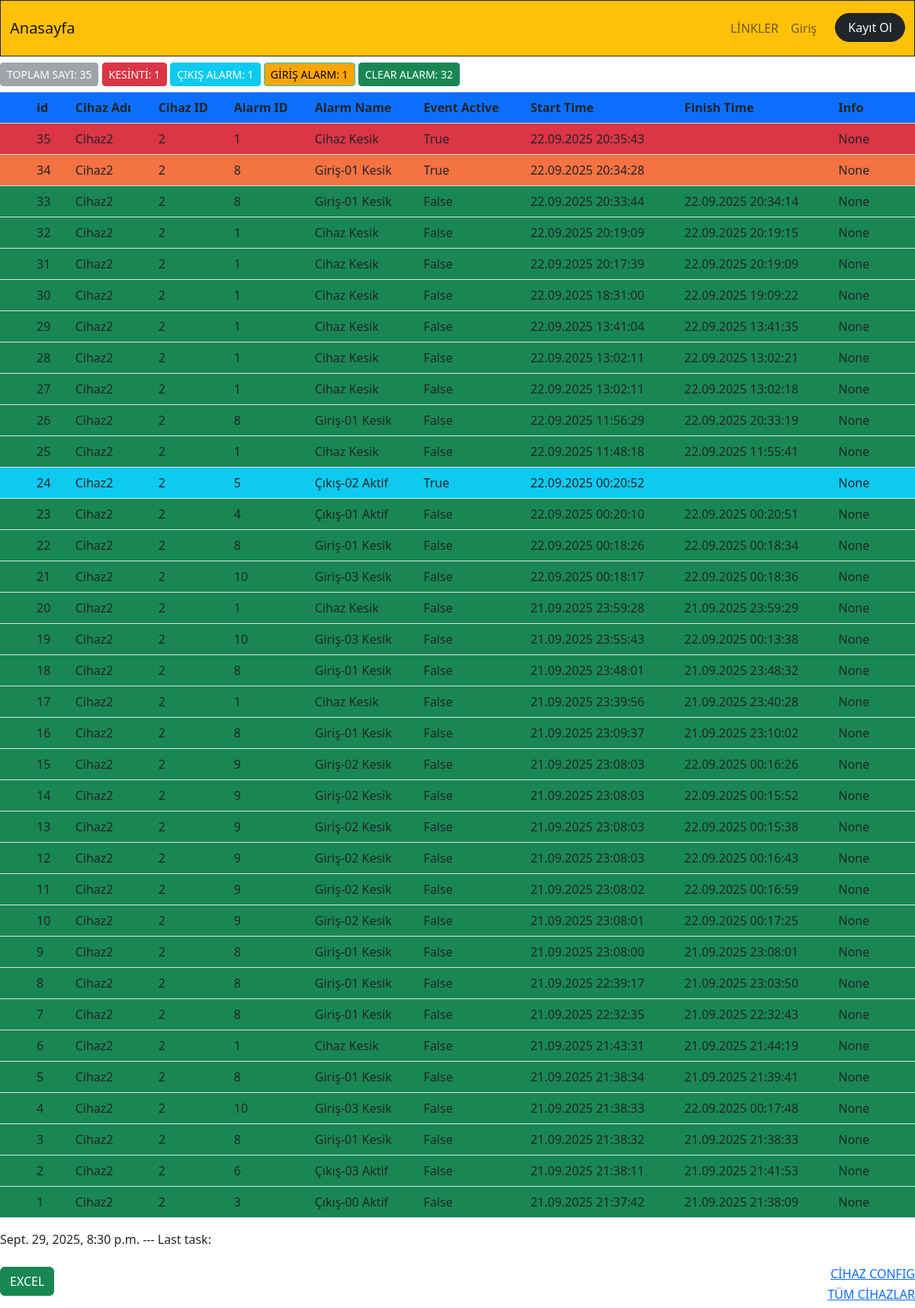
The page /scheduler_cihaz on the database as committed earlier.
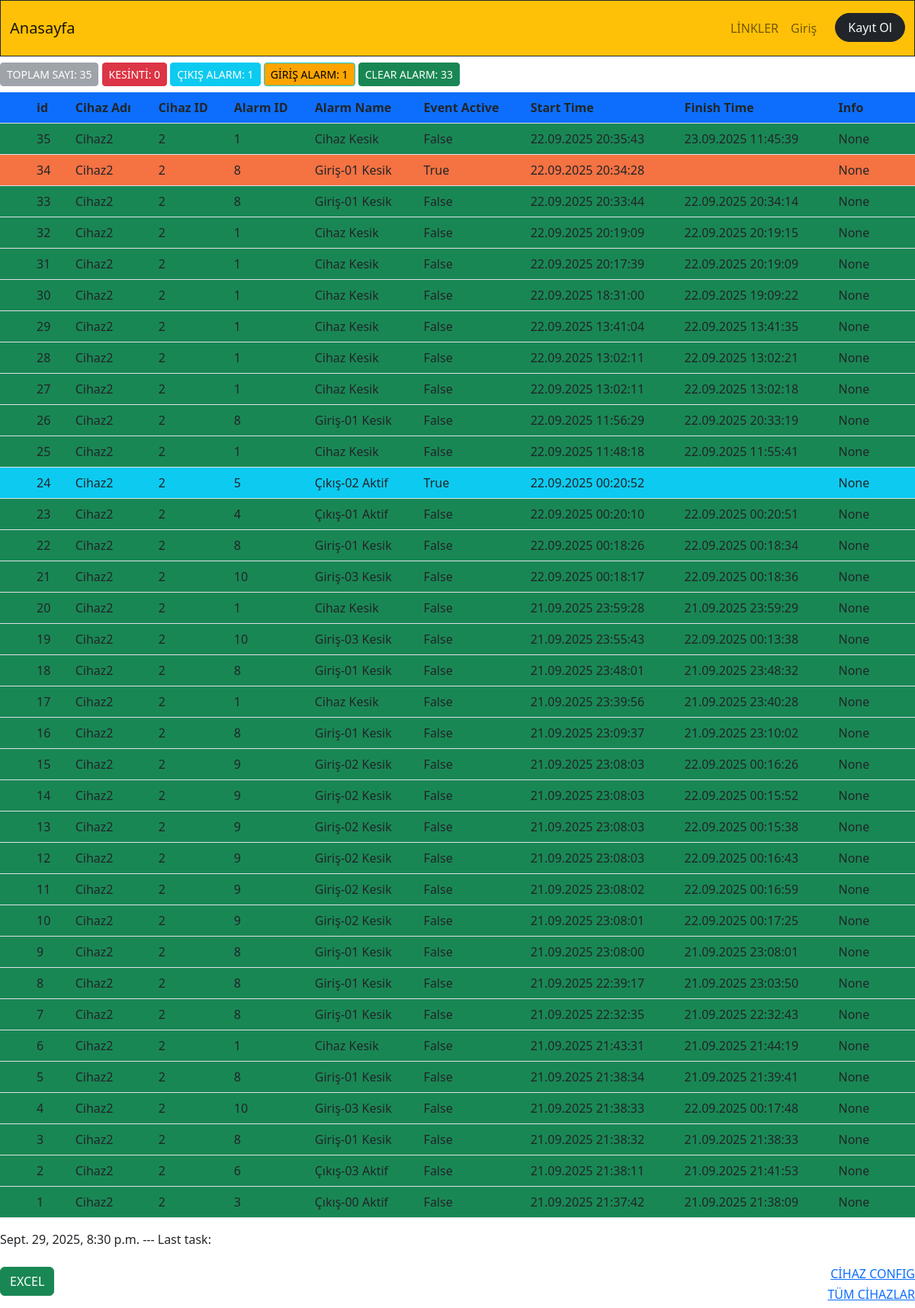
The same page on the database as committed later.
### app_monitor/models.py (models this page shows, shortened)
class Event(models.Model):
    id=models.BigAutoField(primary_key=True,db_column='ID')
    device_id=models.ForeignKey(Device,on_delete=models.CASCADE,null=True, blank=True)
    device_name=models.CharField(blank=True,null=True, max_length=50)
    alarm_id=models.ForeignKey(Alarm,on_delete=models.CASCADE,null=True, blank=True)
    alarm_name=models.CharField(blank=True,null=True, max_length=50)
    event_active=models.BooleanField(default=True) #alarm devam ediyor mu?  241225
    start_time=models.DateTimeField(blank=True,null=True)
    finish_time=models.DateTimeField(blank=True,null=True)
    info=models.CharField(blank=True,null=True, max_length=50)

class Device(models.Model):
    device_id=models.IntegerField(primary_key=True,db_column='ID')
    device_name=models.CharField(blank=True,null=True, max_length=20)
    device_ip=models.CharField(blank=True,null=True, max_length=20)
    device_port=models.IntegerField(blank=True,null=True)
    device_function=models.CharField(blank=True,null=True, max_length=20)
    device_state=models.BooleanField(blank=True,null=True,default=False) #241225
    def __str__(self):
        return(f"{self.device_id}")

class Alarm(models.Model):
    id=models.BigAutoField(primary_key=True,db_column='ID')
    alarm_id=models.IntegerField(blank=True,null=True)
    alarm_name=models.CharField(blank=True,null=True, max_length=50)
    def __str__(self):
        return f"{self.alarm_id}"

### app_monitor/views.py (the view)
# urls.py: path('scheduler_cihaz',scheduler_cihaz,name="scheduler_cihaz"),
def scheduler_cihaz(request):
    print("SCHEDULER_CIHAZ GIRDI...")
    datetime_now=datetime.now()
    devices_all=Device.objects.all()
    events=Event.objects.all()[::-1]
    for device in devices_all:
        pass
    events=Event.objects.all()[::-1][:50]
    events_total_count=Event.objects.all().count()
    events_alarm1_count=Event.objects.filter(alarm_id=1).filter(event_active=True).count()
    events_alarm2_count=Event.objects.filter(Q(alarm_id=2)|Q(alarm_id=3)|Q(alarm_id=4)|Q(alarm_id=5)|Q(alarm_id=6)).filter(event_active=True).count()
    events_alarm3_count=Event.objects.filter(Q(alarm_id=7)|Q(alarm_id=8)|Q(alarm_id=9)|Q(alarm_id=10)).filter(event_active=True).count()
    events_clear_count=Event.objects.filter(event_active=False).count()
    context=dict(
        events=events,
        events_total_count=events_total_count,
        events_alarm1_count=events_alarm1_count,
        events_alarm2_count=events_alarm2_count,
        events_alarm3_count=events_alarm3_count,
        events_clear_count=events_clear_count,
        datetime_now=datetime_now,
    )
    return render(request,"app_monitor/events.html",context)

### app_monitor/templates/app_monitor/events.html (shortened to what this page needs)
{% extends "core/base.html" %}
{% block content %}
<div>
<div class="container-fluid p-0">
       <div id="alarm-sayilari" class="row d-flex ">
        <div class="col-sm-12">
            <label class="btn btn-secondary btn-sm my-2" for="btn-check-all">TOPLAM SAYI: {{events_total_count}} </label>
            <label class="btn btn-danger btn-sm my-2" for="btn-check-alarm1">KESİNTİ: {{events_alarm1_count}} </label>
            <label class="btn btn-info btn-sm text-white my-2"  for="btn-check-alarm2">ÇIKIŞ ALARM: {{events_alarm2_count}} </label>
            <label class="btn btn-info btn-sm text- my-2" style="background-color:orange" for="btn-check-alarm3">GİRİŞ ALARM: {{events_alarm3_count}} </label>
            <label class="btn btn-success btn-sm my-2" for="btn-check-alarm-clear">CLEAR ALARM: {{events_clear_count}} </label>
        </div>
      </div>
<div class="event_container">
<table class="table table-hover" data-click-to-select="true">
    <thead>
       <tr class="bg-primary px-5">
         <th class="ps-5" scope="col">id</th>
         <th scope="col">Cihaz Adı</th>
         <th scope="col">Cihaz ID</th>
         <th scope="col">Alarm ID</th>
         <th scope="col">Alarm Name</th>
         <th scope="col">Event Active</th>
         <th scope="col">Start Time</th>
         <th scope="col">Finish Time</th>
         <th class="pe-5" scope="col">Info</th>
       </tr>
     </thead>
   <tbody>
    {% for event in events %}
     <tr
     {% comment %} {% if event.event_active and event.alarm_id is 1 %}class="bg-danger ps-5"{% else %}class="bg-success"{% endif %}  {% endcomment %}
     {% if event.event_active and event.alarm_id.alarm_id is 1 %}class="bg-danger ps-5"{% endif %}
     {% if event.event_active and event.alarm_id.alarm_id is 5 %}class="bg-info ps-5"{% endif %}
     {% if event.event_active and event.alarm_id.alarm_id is 8 %}style="background-color:#f57242"{% endif %}
     {% if not event.event_active  %}class="bg-success ps-5"{% endif %}
     style="margin:20%" >
       <td class="ps-5" >{{event.id}}</td>
       <td >{{event.device_name}}</td>
       <td >{{event.device_id}}</td>
       <td >{{event.alarm_id}}</td>
       <td >{{event.alarm_id.alarm_name}}</td>
       <td > {{event.event_active}}</td>
       <td >{{event.start_time|date:"d.m.Y"}} {{event.start_time|time:"H:i:s"}}</td>
       <td >{{event.finish_time|date:"d.m.Y"}} {{event.finish_time|time:"H:i:s"}}</td>
       <td >{{event.info}}</td>
     </tr>
     {% endfor %}
   </tbody>
  </table>
  {{datetime_now}}  --- Last task: {{completed_task_time}}
</div>
</div>
<br>
<div class="row">
    <div class="col-sm-6">
     <a href="/app_monitor/export_to_excel_event_all"> <button class="btn btn-success ">EXCEL</button> </a>
    </div>
    <div class="col-sm-6 text-end">
      <h6 class=""><a href="arduino_serial_local-all" target="_blank">CİHAZ CONFIG</a> </h6>
      <h6 class="" ><a href="/app_monitor/cihazlar_tum" target="_blank">TÜM CİHAZLAR</a>  </h6>
    </div>
  </div>
{% endblock content %}

Rows that differ between the two databases and show on the page:
changed Event id 35: event_active "True" → "False"; finish_time (not shown) → "23.09.2025"; finish_time (not shown) → "11:45:39"
Other text that changed with them:
{{ events_alarm1_count }}: "1" → "0"
{{ events_clear_count }}: "32" → "33"
